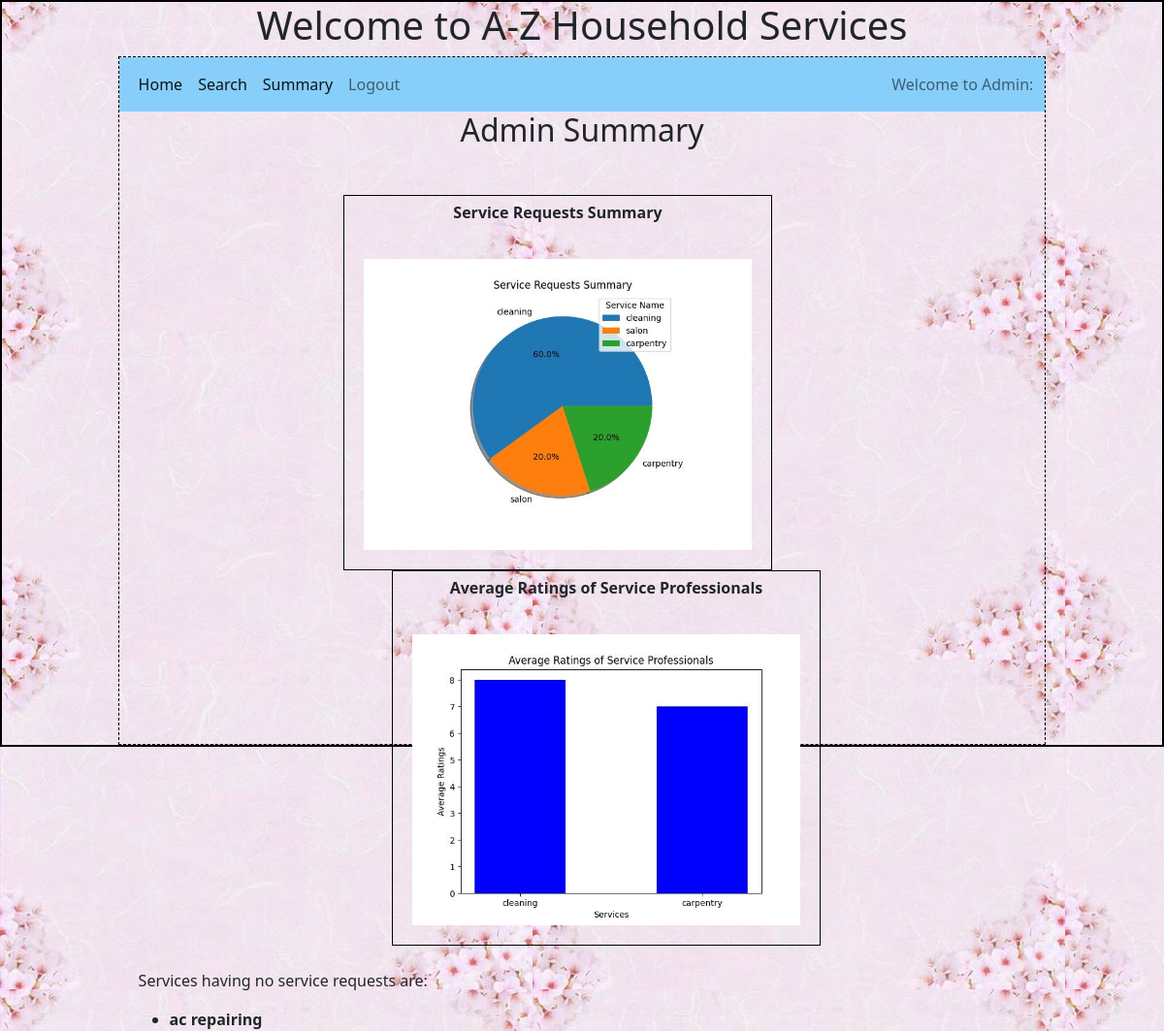
Page /admin/summary/2 on the earlier database version.
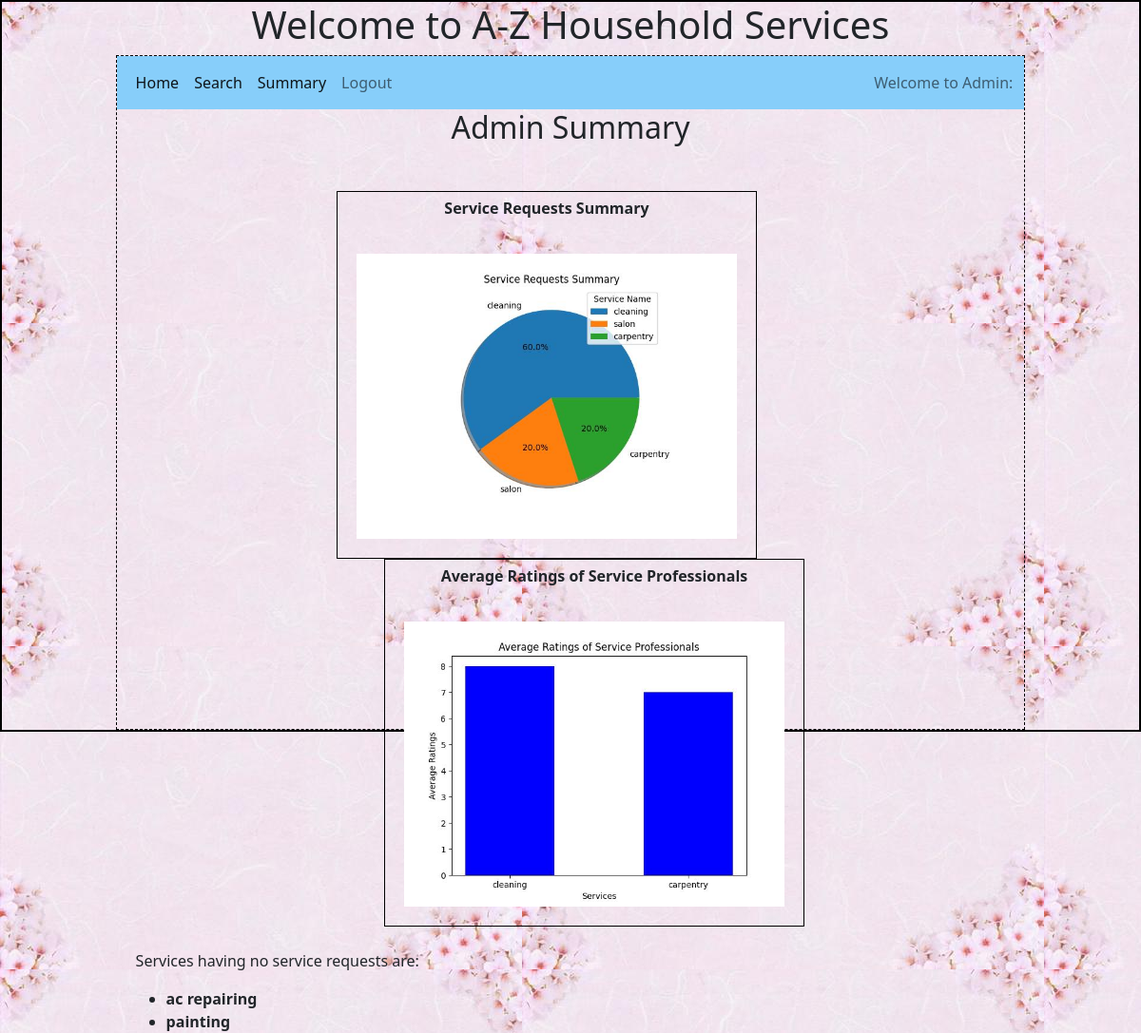
Same page on the later database version.
### backend/models.py (models this page shows)
class Service(db.Model):
    __tablename__ = 'service'
    id=db.Column(db.Integer,primary_key=True)
    name = db.Column(db.String, nullable = False)
    base_price = db.Column(db.Float, nullable = False)
    avg_time_req = db.Column(db.Float, nullable = False) # Time in hours
    description = db.Column(db.String, nullable = False)
    sp = db.relationship('Service_professional', cascade = "all, delete", backref = 'service', lazy = True)
    sr = db.relationship('Service_request', cascade = "all, delete", backref = 'service', lazy = True)

### backend/controllers.py (the view)
@app.route("/admin/summary/<uname>",  methods= ['GET', 'POST'])
def admin_summary(uname):
    services = Service.query.all()
    service_names = []
    service_names_bar = []
    sr_count = []
    empty_s = []
    avg_service_rating = []
    for service in services:
        service_name = service.name
        service_id = service.id
        srs = Service_request.query.filter_by(service_id=service_id).all()
        if len(srs) != 0:
            count = len(srs)
            service_names.append(service_name)
            sr_count.append(count)
        else:
            empty_s.append(service_name)
        srs_bar = Service_request.query.filter(Service_request.service_id==service_id, Service_request.status == 'Closed').all()
        if len(srs_bar) !=0:
            service_names_bar.append(service_name)
            sps = Service_professional.query.filter_by(service_id=service_id).all()
            c = 0
            sum_rating = 0
            for sp in sps:
                if sp.avg_ratings != None:
                    sum_rating += sp.avg_ratings
                    c+=1
                    if c !=0:
                        avg_sp_rating = round((sum_rating/c),2)
                        avg_service_rating.append(avg_sp_rating)
    plt.clf()
    plt.pie(sr_count, labels = service_names, shadow=True, autopct='%1.1f%%')
    plt.title("Service Requests Summary")
    plt.legend(title = 'Service Name')
    plt.savefig('./static/images/admin_summary1.jpeg')
    x = service_names_bar
    y = avg_service_rating
    plt.clf()
    plt.bar(x, y, color='blue', width=0.5)
    plt.title("Average Ratings of Service Professionals")
    plt.xlabel("Services")
    plt.ylabel("Average Ratings")
    plt.savefig('static/images/admin_summary2.jpeg')
    return render_template('admin_summary.html', empty_s = empty_s, uname = uname)

### templates/admin_summary.html
{%extends "admin_layout.html"%}
{%block content%}
    <div>
        <div>
        <h2 style="margin: auto ; text-align: center;">Admin Summary </h2>
        </div>
        <br><br>
        <div style="text-align: center;margin: auto;">
        <div style="display: inline-block; border: 1px solid black;margin-right: 50px;">
            <p style="margin-top: 5px;"><b>Service Requests Summary</b> </p>
            <img src= '/static/images/admin_summary1.jpeg' alt="Service Requests Summary" width="400", height="300" style="margin: 20px;">
            </div>
            <div style="display: inline-block;border: 1px solid black;margin-left: 50px;">
                <p style="margin-top: 5px;"><b>Average Ratings of Service Professionals</b> </p>
                <img src= '/static/images/admin_summary2.jpeg' alt="Average Ratings Summary" width="400", height="300" style="margin: 20px;">
                </div>
            </div>
            <br>
        <div style="text-align: left; margin-left: 20px;">
            {%if empty_s%}
            <p> Services having no service requests are:</p>
            <ul>
            {%for s in empty_s%}
            <li><b> {{s}} </b></li>
            {%endfor%}
        </ul>
            {%endif%}
        </div>
    </div>
  {%endblock%}

### templates/admin_layout.html (shortened to what this page needs)
<!DOCTYPE html>
<html>
    <head>
        <link rel="stylesheet" href="/static/styles/main.css">
        <link href="https://cdn.jsdelivr.net/npm/bootstrap@5.0.2/dist/css/bootstrap.min.css" rel="stylesheet">
    </head>
    <body>
        <div class="my_container">
            <div class="center"><h1 style="text-align: center;">Welcome to A-Z Household Services</h1></div>
            <div class="my_panel">
                <nav class="navbar navbar-expand-lg navbar-light" style="background-color:lightskyblue">
                    <div class="container-fluid">
                      <div class="collapse navbar-collapse" id="navbarText">
                        <ul class="navbar-nav me-auto mb-2 mb-lg-0">
                            <li class="nav-item">
                                <a class="nav-link active" aria-current="page" href="#">Home</a>
                            </li>
                            <li class="nav-item">
                                <a class="nav-link active" aria-current="page" href="#">Search</a>
                            </li>
                            <li class="nav-item">
                                <a class="nav-link active" aria-current="page" href="#">Summary</a>
                            </li>
                            <li class="nav-item">
                                <a class="nav-link" href="#">Logout</a>
                            </li>
                        </ul>
                        <span class="navbar-text">
                          Welcome to Admin: {{name}}
                        </span>
                      </div>
                    </div>
                  </nav>
                  {%block content%}{%endblock%}
            </div>
        </div>
    </body>
</html>

### static/styles/main.css (style rules this page uses)
* { margin: 0px; }
body { background-image: url("../images/background.jpeg"); }
.center { display: block; margin-left: auto; margin-right: auto; }
.my_container { border: 2px solid black; margin: auto; }
.my_panel { width: 80%; margin: auto; height: 710px; border: 1px dashed black; }

Differences in the rows shown:
added Service: name "painting"
